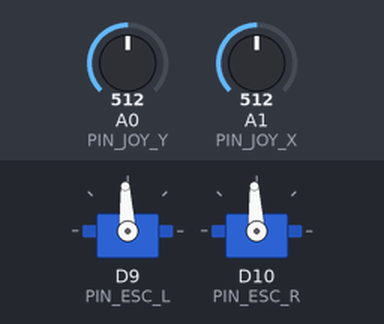
Simulated run of this sketch. Board: Arduino Zero (SAMD21). Parts: 2 × servo. The inputs (shaded band) are chosen by the test bench; at power-on: A0 (PIN_JOY_Y) = 512, A1 (PIN_JOY_X) = 512 (analog values on the 0–1023 scale). What the sketch prints to the serial monitor is not drawn.

Above: at 1.7 s.
1.8 s: A0 (PIN_JOY_Y) set to 716
At 3.0 s:
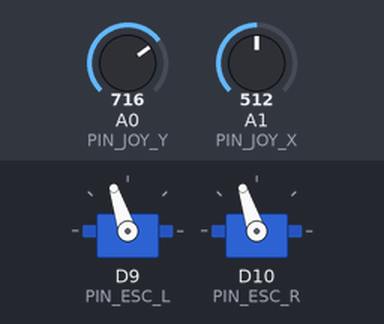
3.3 s: A1 (PIN_JOY_X) set to 716
At 4.3 s:
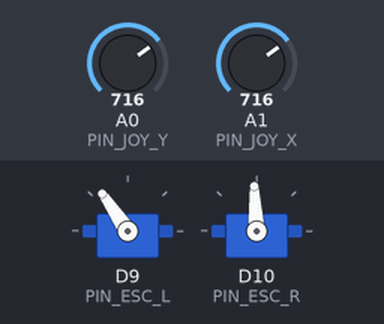
4.8 s: A0 (PIN_JOY_Y) set to 900
At 5.5 s:
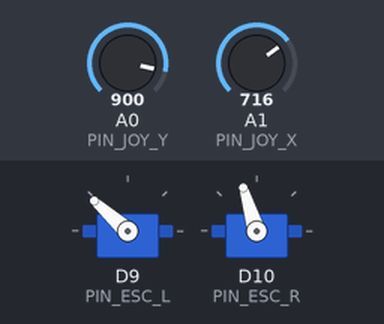
6.3 s: A1 (PIN_JOY_X) set to 900
At 6.6 s:
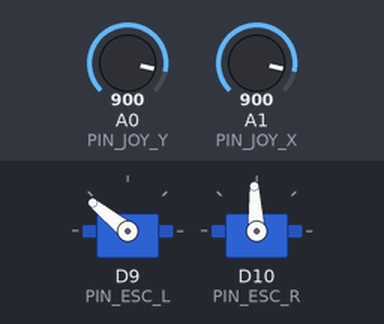
7.8 s: A0 (PIN_JOY_Y) set to 1010
At 9.0 s:
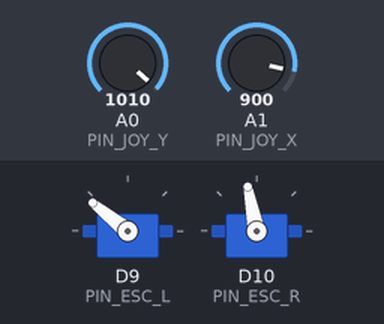
9.3 s: A1 (PIN_JOY_X) set to 511
At 10.1 s:
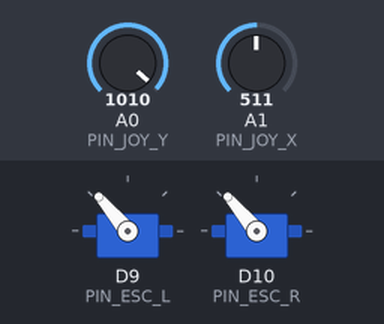
Timing chart, 0 to 11.8 s (numbered marks = the images above; inputs shaded):
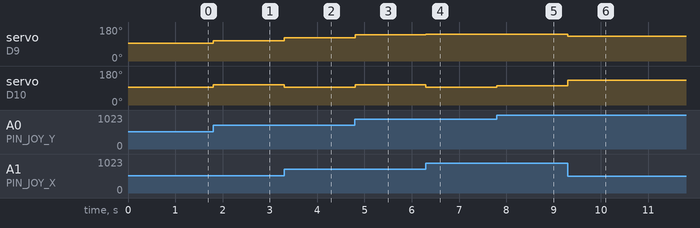

The sketch:

telemetry_decode.ino
```cpp
// ESC X.BUS — Serial1 D0(RX)/D1(TX) at 19200 through ADUM1201
// Joystick direct drive on A0/A1. No SoftwareSerial.

#include <Servo.h>

const uint8_t PIN_ESC_L = 9, PIN_ESC_R = 10;
const uint8_t PIN_JOY_Y = A0, PIN_JOY_X = A1;

Servo escL, escR;
const int SVC = 1500, SVMIN = 1000, SVMAX = 2000;
const int ADC_CENTER = 8192, JOY_DEADBAND = 480;

const uint8_t POLL[] = {0x9B, 0x03, 0x00, 0x00, 0x00, 0x9E};

uint32_t lastPoll = 0, lastPrint = 0, totalRx = 0;
uint8_t rxBuf[64];
int rxCount = 0;
int outL = SVC, outR = SVC;

int joyToServo(int adc) {
  int centered = adc - ADC_CENTER;
  if (abs(centered) < JOY_DEADBAND) return SVC;
  float norm = constrain((float)centered / ADC_CENTER, -1.0f, 1.0f);
  return SVC + (int)(norm * 400.0f);
}

void setup() {
  Serial.begin(115200);
  delay(500);
  Serial.println("# === X.BUS — Serial1 19200 + ADUM1201 ===");

  analogReadResolution(14);
  Serial1.begin(19200);

  escL.attach(PIN_ESC_L);
  escR.attach(PIN_ESC_R);
  escL.writeMicroseconds(SVC);
  escR.writeMicroseconds(SVC);
}

void loop() {
  uint32_t now = millis();

  // Joystick
  analogRead(PIN_JOY_Y); delayMicroseconds(100);
  int jy = analogRead(PIN_JOY_Y);
  analogRead(PIN_JOY_X); delayMicroseconds(100);
  int jx = analogRead(PIN_JOY_X);

  int throttle = joyToServo(jy);
  int steer = joyToServo(jx);
  int offset = steer - SVC;
  outL = constrain(throttle + offset, SVMIN, SVMAX);
  outR = constrain(throttle - offset, SVMIN, SVMAX);
  escL.writeMicroseconds(outL);
  escR.writeMicroseconds(outR);

  // Read Serial1
  while (Serial1.available() && rxCount < 64) {
    rxBuf[rxCount++] = Serial1.read();
    totalRx++;
  }

  // Poll every 50ms
  if (now - lastPoll >= 50) {
    lastPoll = now;
    Serial1.write(POLL, 6);
    Serial1.flush();
  }

  // Print every 2s
  if (now - lastPrint >= 2000) {
    lastPrint = now;
    Serial.print("# rx="); Serial.print(totalRx);
    Serial.print(" outL="); Serial.print(outL);
    Serial.print(" outR="); Serial.print(outR);
    if (rxCount > 0) {
      Serial.print(" | ");
      for (int i = 0; i < rxCount && i < 32; i++) {
        char hex[4];
        snprintf(hex, sizeof(hex), "%02X ", rxBuf[i]);
        Serial.print(hex);
      }
    }
    Serial.println();
    rxCount = 0;
  }
}
```

Measured:
- after the input at 1.8 s, servo on D9 (PIN_ESC_L), servo on D10 (PIN_ESC_R): 93° → 108° at once
- after the input at 3.3 s, servo on D9 (PIN_ESC_L): 108° → 124° at once; servo on D10 (PIN_ESC_R): 108° → 93° at once
- after the input at 4.8 s, servo on D9 (PIN_ESC_L): 124° → 138° at once; servo on D10 (PIN_ESC_R): 93° → 107° at once
- after the input at 6.3 s, servo on D9 (PIN_ESC_L): 138° → 141° at once; servo on D10 (PIN_ESC_R): 107° → 93° at once
- after the input at 7.8 s, servo on D10 (PIN_ESC_R): 93° → 101° at once
- after the input at 9.3 s, servo on D9 (PIN_ESC_L): 141° → 130° at once; servo on D10 (PIN_ESC_R): 101° → 130° at once
